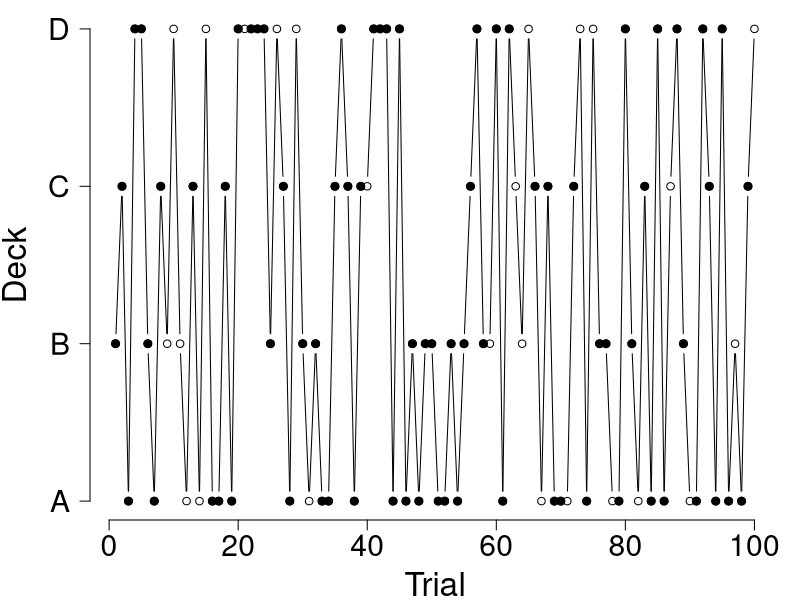

R code for this plot:
# rm(list = ls())

IndividualPerformance <- function(choice, lo, show.losses = FALSE) {
    # Plots the choice profile Args: choice: A vector containing the choices on
    # each trial lo: A vector containing the losses on each trial show.losses:
    # logical: Should the losses be indicated by filled dots?
    
    par(mar = c(4, 4.5, 0.5, 1))
    plot(choice, type = "b", axes = FALSE, xlab = "Trial", ylab = "Deck", cex.lab = 2)
    axis(1, seq(0, 100, length = 6), cex.axis = 1.8)
    axis(2, 1:4, labels = c("A", "B", "C", "D"), cex.axis = 1.8, las = 1)
    if (show.losses == TRUE) {
        index.losses <- which(lo < 0)
        points(matrix(c(index.losses, choice[index.losses]), byrow = FALSE, nrow = length(index.losses)), 
            pch = 19, lwd = 1.5)
    }
}

# Synthetic data
choice <- sample(1:4, 100, replace = TRUE)
lo <- sample(c(-1250, -250, -50, 0), 100, replace = TRUE)

# postscript('DiversePerformance.eps', width = 7, height = 7)
IndividualPerformance(choice, lo, show.losses = TRUE)
# dev.off()